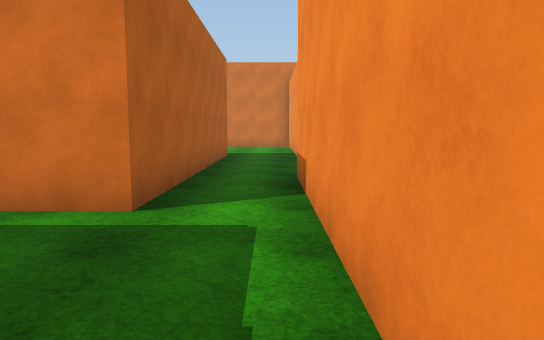
View 1 (above)

14 first-person views from a walk through a scene from a Unity 3-D project. The camera is 1.4 m above the floor, tilts 6° down and sees 70° across. The floor is counted in squares, 1.8 m on a side. Each view is taken from the middle of a square. On the plan, view 1 faces up. The plan holds only what a view shows up to about 12 squares ahead; the rest is blank. The place goes on beyond the plan. The player character is not drawn. Surface patterns are stand-ins for the level's own textures.

View 2
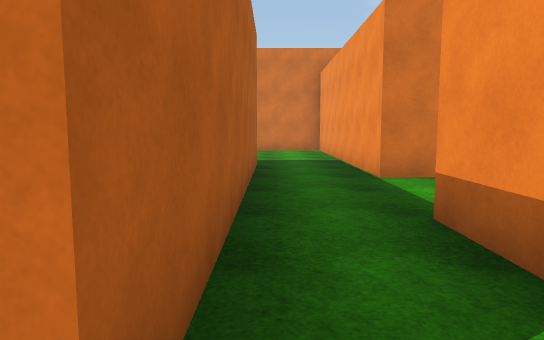

View 3
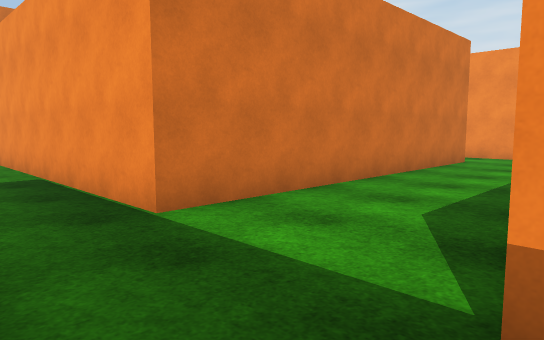

View 4
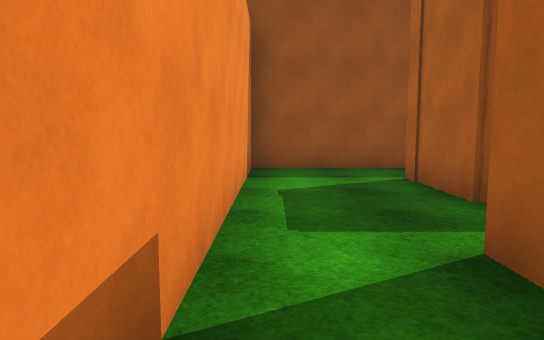

View 5
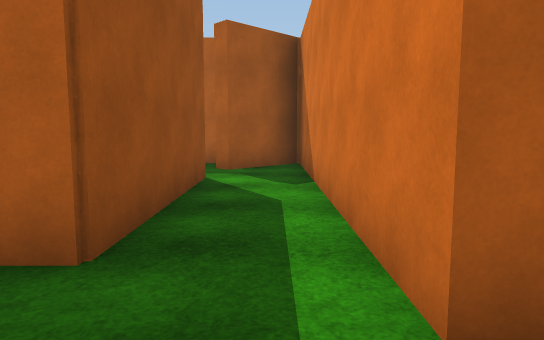

View 6
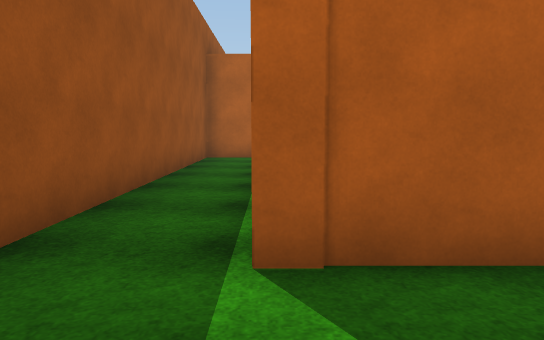

View 7
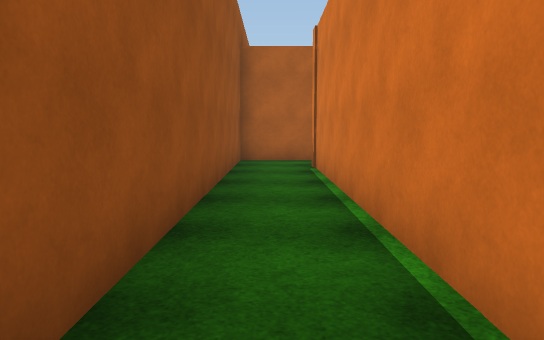

View 8
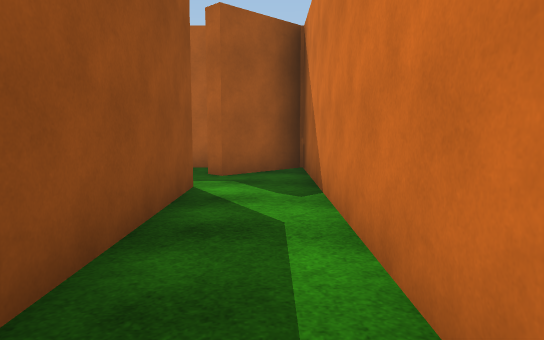

View 9
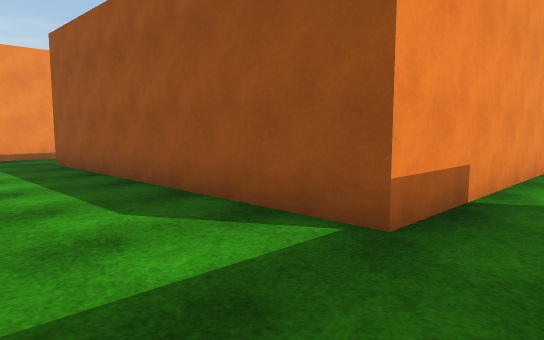

View 10
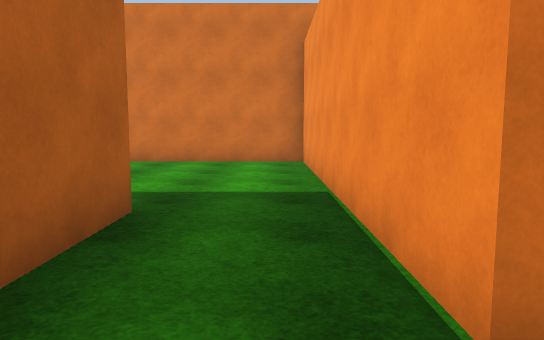

View 11
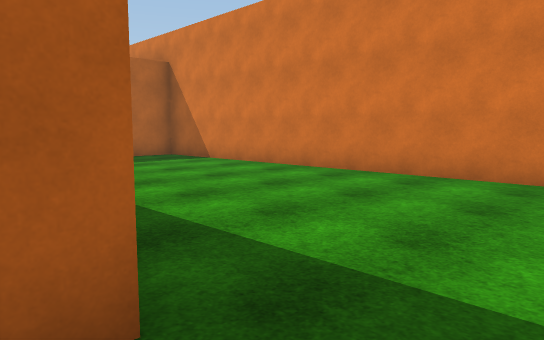

View 12
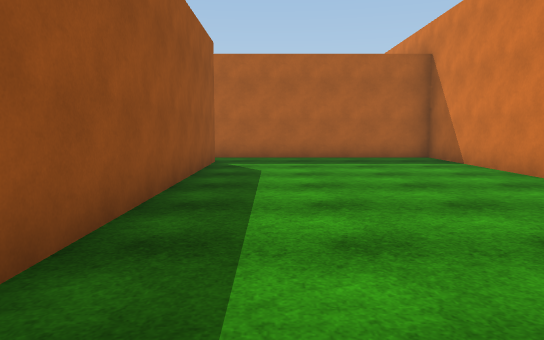

View 13
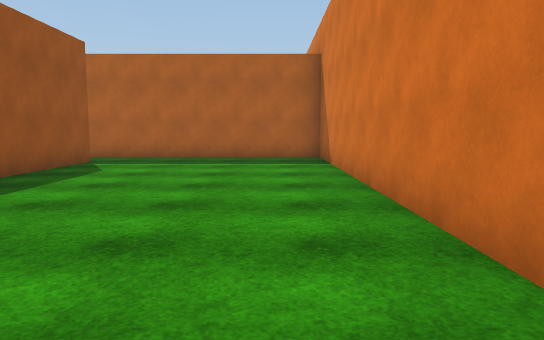

View 14
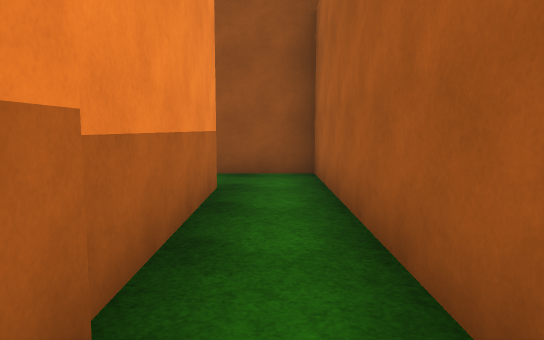

### Floor plan
Points are (right, up) in squares from view 1. A wall is a line through its corners. A room is listed if a view was taken in it or the views show most of it. See-through windows are left out.
Room 1 (views 1, 2, 3, 4, 5, 6, 7, 8, 9, 10, 11)
walls: (-1.3, 11.8) (-1.3, 3.6) (-8.9, 3.6) (-7.5, 2.2) (-7.8, 1.8); (-6.2, 1.9) (-2.2, 1.9) (-2.2, -0.1) (-9.3, -0.1); (7.5, 9.3) (0.8, 9.3) (0.8, 11.6); (-10.8, -0.6) (-10.8, -1.8) (0.4, -1.8) (0.4, 6.3) (7.5, 6.3)
ways out: opening at (-0.5, 10.5) to room 2; opening at (-10, -1) to room 3; opening at (-7, 2)
Room 2 (views 12, 13)
walls: (-9.4, 11.6) (-1.9, 11.6); (0.8, 11.6) (0.8, 17.3) (-10.8, 17.3) (-10.8, 10.9)
ways out: opening at (-0.5, 10.5) to room 1; opening at (-10, 10.5) to room 3
Room 3 (view 14)
walls: (-10.8, 4) (-10.8, -0.6); (-9.3, -0.1) (-9.3, 4.1)
ways out: opening at (-10, -1) to room 1; opening at (-10, 10.5) to room 2

Positions as (right, up) in squares from view 1, and headings:
1: (0, 0), facing up
2: (-1, 3), facing up
3: (-1, 6), facing up-right
4: (0, 6), facing down
5: (0, 3), facing left
6: (0, 0), facing left
7: (-1, -1), facing left
8: (-1, 3), facing left
9: (-1, 9), facing down-right
10: (0, 8), facing up
11: (0, 11), facing up-left
12: (0, 13), facing left
13: (0, 16), facing left
14: (-10, 5), facing down
